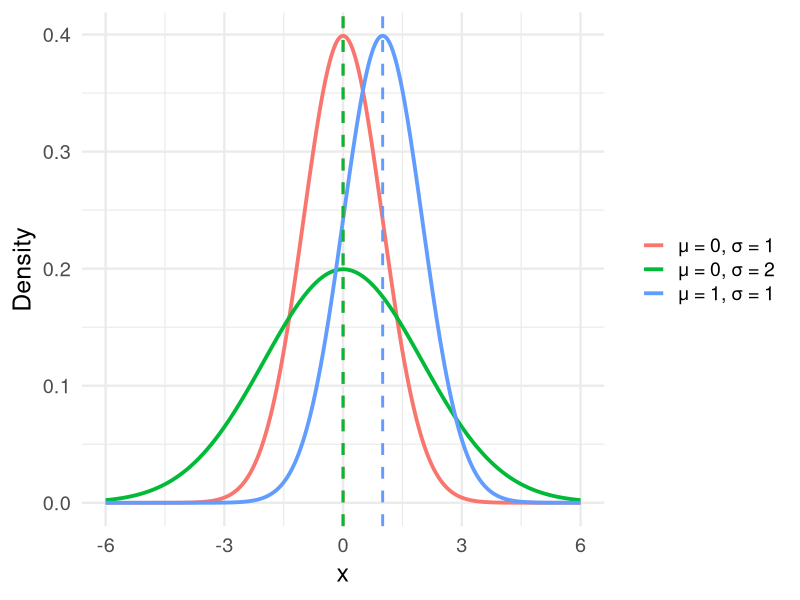
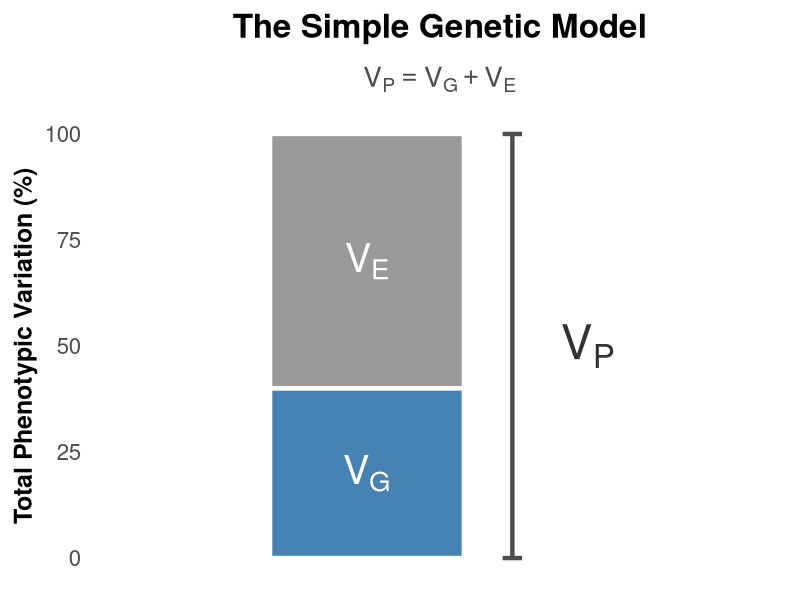
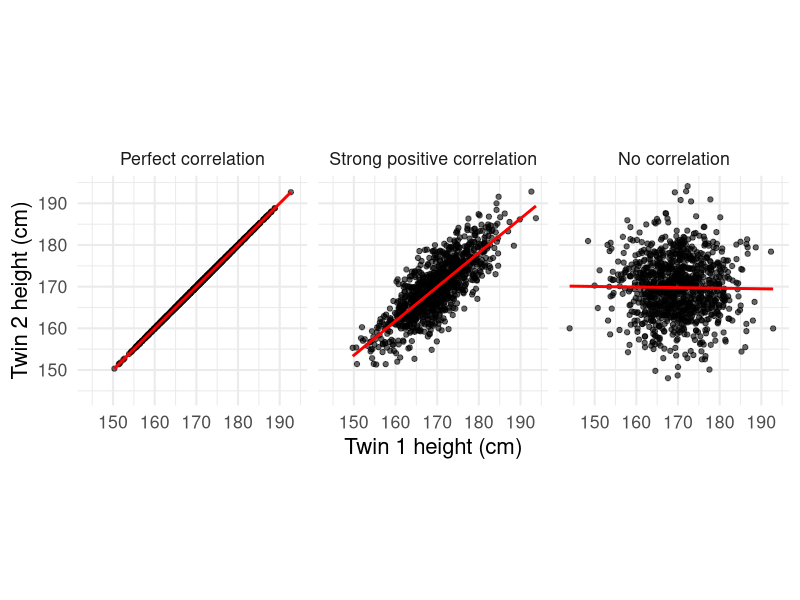
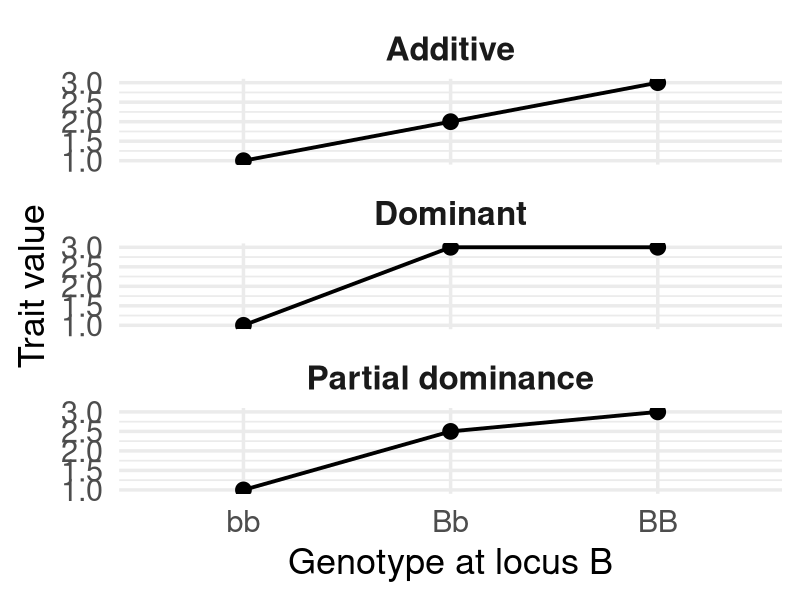
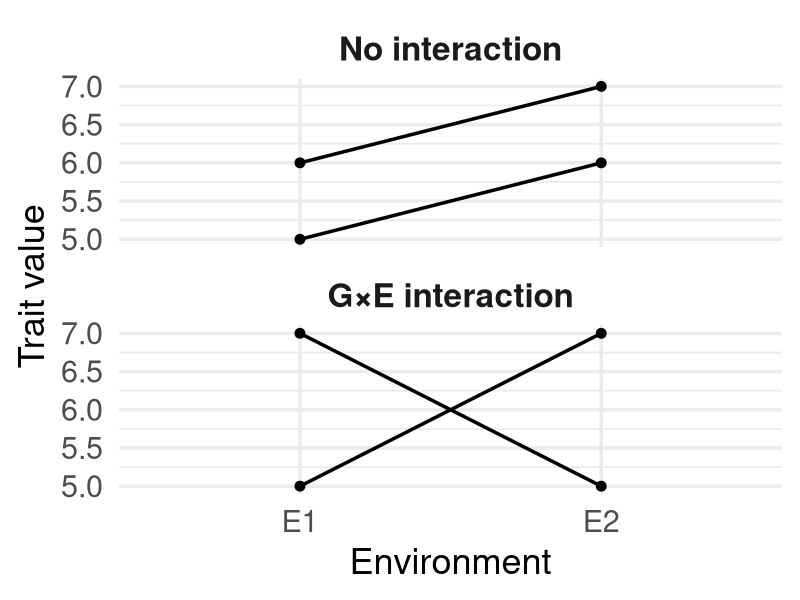
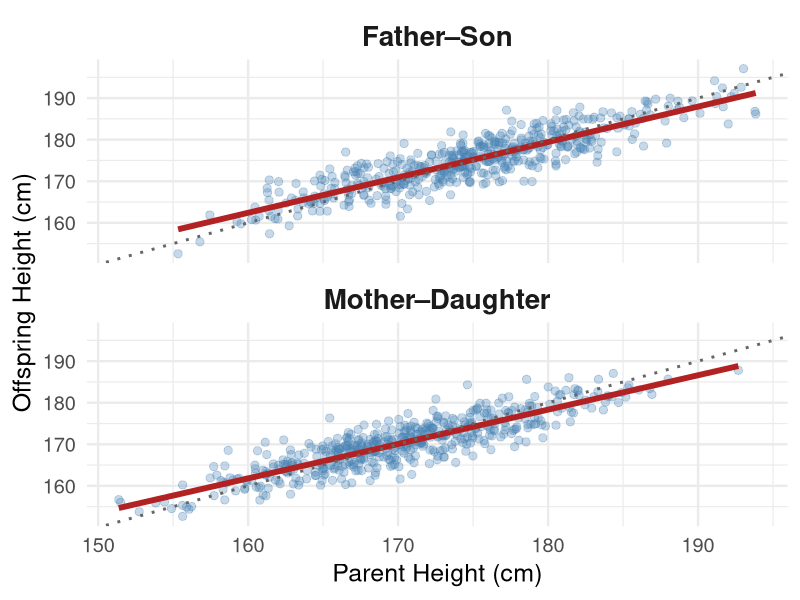
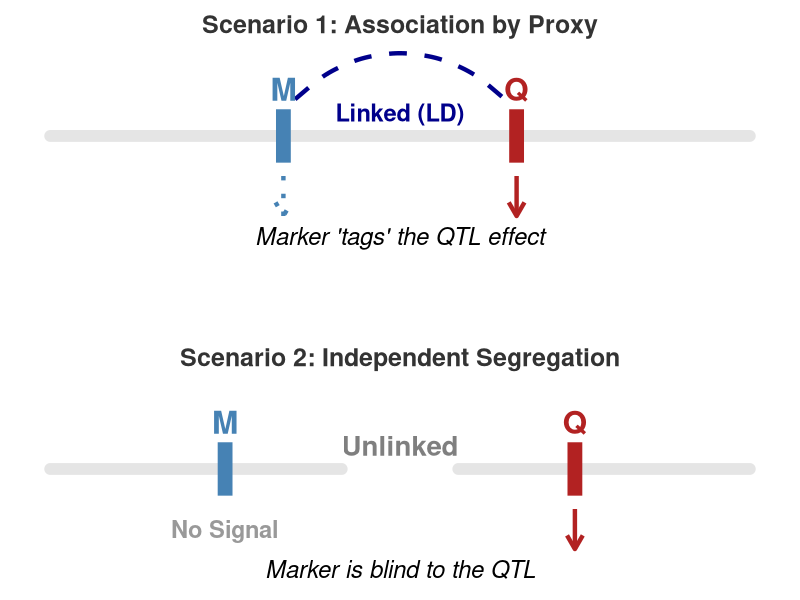
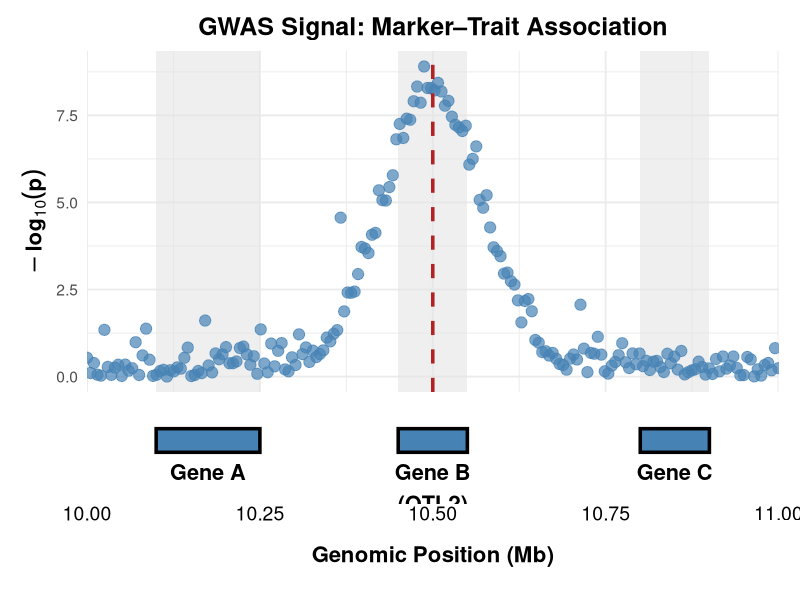

The R source for these figures, in order:
## ---- chunk 1
library(ggplot2)

params <- data.frame(
  mu = c(0, 0, 1),
  sigma = c(1, 2, 1),
  label = c("μ = 0, σ = 1",
            "μ = 0, σ = 2",
            "μ = 1, σ = 1")
)

x <- seq(-6, 6, length.out = 600)

df <- do.call(rbind, lapply(1:nrow(params), function(i) {
  mu <- params$mu[i]
  sigma <- params$sigma[i]
  data.frame(
    x = x,
    fx = dnorm(x, mean = mu, sd = sigma),
    mu = mu,
    label = params$label[i]
  )
}))

ggplot(df, aes(x, fx, color = label)) +
  geom_line(linewidth = 1.3) +
  geom_vline(aes(xintercept = mu, color = label),
             linetype = "dashed",
             linewidth = 1, show.legend=FALSE) +
  labs(
    x = "x",
    y = "Density",
    color = NULL
  ) +
  theme_minimal(base_size = 18) +
  theme(
    legend.position = "right",
    legend.text = element_text(size = 14)
  )
## ---- chunk 2
library(ggplot2)

# 1. Data Preparation
data <- data.frame(
  component = factor(c("VG", "VE"), levels = c("VE", "VG")), 
  value = c(60, 40),
  label = c("V[E]", "V[G]"),
  color_group = c("Env", "Gen")
)

# 2. Create the Plot
ggplot(data, aes(x = 1, y = value, fill = color_group)) +
  # Main Stacked Bar
  geom_col(width = 0.4, color = "white", linewidth = 1.5) +
  
  # Internal Labels (VG and VE)
  geom_text(aes(label = label),
            position = position_stack(vjust = 0.5),
            size = 10, 
            parse = TRUE,
            fontface = "bold",
            color = "white") +
  
  # External Brackets and Total (VP)
  # Vertical line for the bracket
  annotate("segment", x = 1.3, xend = 1.3, y = 0, yend = 100, 
           linewidth = 1.5, color = "grey30") +
  # Small horizontal "ticks" for the bracket
  annotate("segment", x = 1.28, xend = 1.32, y = 0, yend = 0, linewidth = 1.5, color = "grey30") +
  annotate("segment", x = 1.28, xend = 1.32, y = 100, yend = 100, linewidth = 1.5, color = "grey30") +
  # The VP Label
  annotate("text", x = 1.4, y = 50, label = "V[P]", 
           parse = TRUE, size = 12, hjust = 0, fontface = "bold", color = "grey20") +
  
  # Professional Colors
  scale_fill_manual(values = c("Gen" = "steelblue", "Env" = "grey60")) +
  
  # Titles and Scales
  labs(
    title = expression(bold(The~Simple~Genetic~Model)),
    subtitle = expression(V[P] == V[G] + V[E]),
    x = NULL,
    y = "Total Phenotypic Variation (%)"
  ) +
  
  # VITAL: Expand the right side to prevent clipping
  coord_cartesian(xlim = c(0.5, 1.8)) + 
  
  # Theme cleanup
  theme_minimal(base_size = 20) +
  theme(
    axis.text.x = element_blank(),
    axis.title.y = element_text(face = "bold", size = 18),
    plot.title = element_text(hjust = 0.5, face = "bold", size = 24),
    plot.subtitle = element_text(hjust = 0.5, size = 20, color = "grey30"),
    panel.grid = element_blank(),
    legend.position = "none",
    plot.margin = margin(10, 10, 10, 10)
  ) +
  scale_y_continuous(breaks = seq(0, 100, 25))

## ---- chunk 3
library(ggplot2)
library(MASS)

set.seed(123)

n <- 1000

mu <- c(170, 170)
sd <- 7

# Perfect correlation
Sigma_perfect <- matrix(c(sd^2, sd^2,
                          sd^2, sd^2), 2, 2)

data_perfect <- mvrnorm(n, mu, Sigma_perfect)

# Strong positive correlation (r = 0.8)
r <- 0.8
Sigma_strong <- matrix(c(sd^2, r*sd^2,
                         r*sd^2, sd^2), 2, 2)

data_strong <- mvrnorm(n, mu, Sigma_strong)

# No correlation
Sigma_none <- matrix(c(sd^2, 0,
                       0, sd^2), 2, 2)

data_none <- mvrnorm(n, mu, Sigma_none)

# Combine
df <- rbind(
  data.frame(twin1 = data_perfect[,1],
             twin2 = data_perfect[,2],
             type = "Perfect correlation"),
  data.frame(twin1 = data_strong[,1],
             twin2 = data_strong[,2],
             type = "Strong positive correlation"),
  data.frame(twin1 = data_none[,1],
             twin2 = data_none[,2],
             type = "No correlation")
)

df$type <- factor(df$type,
                  levels = c("Perfect correlation",
                             "Strong positive correlation",
                             "No correlation"))

lims <- range(c(df$twin1, df$twin2))

ggplot(df, aes(twin1, twin2)) +
  geom_point(alpha = 0.6) +
  geom_smooth(method = "lm", se = FALSE, color = "red") +
  facet_wrap(~ type) +
  coord_fixed(xlim = lims, ylim = lims) +
  labs(
    x = "Twin 1 height (cm)",
    y = "Twin 2 height (cm)"
  ) +
  theme_minimal(base_size = 16)
## ---- chunk 4

library(ggplot2)

# Data
df <- data.frame(
  genotype = rep(c("bb", "Bb", "BB"), 3),
  value = c(
    1, 2, 3,
    1, 3, 3,
    1, 2.5, 3
  ),
  model = rep(c("Additive",
                "Dominant",
                "Partial dominance"), each = 3)
)

df$genotype <- factor(df$genotype, levels = c("bb", "Bb", "BB"))

ggplot(df, aes(x = genotype, y = value, group = 1)) +
  geom_point(size = 5) +
  geom_line(linewidth = 1.3) +
  facet_wrap(~ model, ncol = 1) +
  labs(
    x = "Genotype at locus B",
    y = "Trait value"
  ) +
  theme_minimal(base_size = 26) +
  theme(
    axis.text = element_text(size = 22),
    axis.title = element_text(size = 26),
    strip.text = element_text(size = 24, face = "bold")
  )
## ---- chunk 5

library(ggplot2)

df <- rbind(
  data.frame(panel = "No interaction",
             genotype = rep(c("IL1","IL2"), each = 2),
             env = rep(c("E1","E2"), times = 2),
             value = c(6, 7, 5, 6)),     # parallel: IL1 always +1
  data.frame(panel = "G×E interaction",
             genotype = rep(c("IL1","IL2"), each = 2),
             env = rep(c("E1","E2"), times = 2),
             value = c(7, 5, 5, 7))      # crossing lines
)

df$env <- factor(df$env, levels = c("E1","E2"))
df$panel <- factor(df$panel, levels = c("No interaction", "G×E interaction"))

ggplot(df, aes(env, value, group = genotype)) +
  geom_line(linewidth = 1.2) +
  geom_point(size = 3) +
  facet_wrap(~ panel, ncol = 1) +
  labs(x = "Environment", y = "Trait value") +
  theme_minimal(base_size = 26) +
  theme(
    axis.text = element_text(size = 22),
    axis.title = element_text(size = 26),
    strip.text = element_text(size = 24, face = "bold")
  )
## ---- chunk 6
library(ggplot2)
set.seed(123)
n <- 500; h2_true <- 0.8
mother <- rnorm(n, 170, 7); father <- rnorm(n, 175, 7)
daughter <- 170 + h2_true * (mother - 170) + rnorm(n, 0, 7 * sqrt(1 - h2_true))
son <- 175 + h2_true * (father - 175) + rnorm(n, 0, 7 * sqrt(1 - h2_true))
df <- rbind(data.frame(parent = mother, offspring = daughter, pair = "Mother–Daughter"),
            data.frame(parent = father, offspring = son, pair = "Father–Son"))

ggplot(df, aes(parent, offspring)) +
  geom_point(alpha = 0.3, color = "steelblue", size = 2.5) +
  geom_smooth(method = "lm", se = FALSE, color = "firebrick", linewidth = 2) +
  geom_abline(slope = 1, intercept = 0, linetype = "dotted", color = "grey40", linewidth = 1) +
  facet_wrap(~ pair, ncol = 1) +
  theme_minimal(base_size = 18) +
  labs(x = "Parent Height (cm)", y = "Offspring Height (cm)") +
  theme(strip.text = element_text(face = "bold", size = 20))

## ---- chunk 7
library(ggplot2)
library(patchwork)

# --- GLOBAL SETTINGS FOR VISIBILITY ---
label_size <- 8       # Size for M and Q
text_size <- 6        # Size for descriptive text
title_size <- 22      # Top Title
subtitle_size <- 16   # Top Subtitle
panel_title_size <- 18 # Scenario Titles
line_thickness <- 1.5 # Chromosome and indicator lines

# 1. SCENARIO A: LINKED
p1 <- ggplot() +
  # Chromosome
  geom_segment(aes(x = 1, xend = 7, y = 0, yend = 0), linewidth = 4, color = "grey90", lineend = "round") +
  
  # LD Bridge
  annotate("curve", x = 3.1, xend = 4.9, y = 0.55, yend = 0.55, 
           curvature = -0.45, color = "darkblue", linewidth = 1.5, linetype = "dashed") +
  annotate("text", x = 4, y = 0.35, label = "Linked (LD)", size = text_size, color = "darkblue", fontface = "bold") +
  
  # Markers (M and Q)
  geom_segment(aes(x = 3, xend = 3, y = -0.4, yend = 0.4), color = "steelblue", linewidth = 5) +
  geom_segment(aes(x = 5, xend = 5, y = -0.4, yend = 0.4), color = "firebrick", linewidth = 5) +
  
  # Labels
  annotate("text", x = 3, y = 0.7, label = "M", size = label_size, color = "steelblue", fontface = "bold") +
  annotate("text", x = 5, y = 0.7, label = "Q", size = label_size, color = "firebrick", fontface = "bold") +
  
  # Trait Arrows (Scaled up)
  annotate("segment", x = 5, xend = 5, y = -0.6, yend = -1.2, 
           arrow = arrow(length = unit(0.4, "cm")), color = "firebrick", linewidth = line_thickness) +
  annotate("segment", x = 3, xend = 3, y = -0.6, yend = -1.2, 
           arrow = arrow(length = unit(0.4, "cm")), color = "steelblue", linetype = "dotted", linewidth = line_thickness) +
  annotate("text", x = 4, y = -1.5, label = "Marker 'tags' the QTL effect", size = text_size, fontface = "italic") +
  
  labs(title = "Scenario 1: Association by Proxy") +
  coord_cartesian(ylim = c(-1.7, 1.3)) + theme_void() +
  theme(plot.title = element_text(face = "bold", size = panel_title_size, hjust = 0.5, color = "grey20"))

# 2. SCENARIO B: UNLINKED
p2 <- ggplot() +
  # Two separate Chromosomes
  geom_segment(aes(x = 1, xend = 3.5, y = 0, yend = 0), linewidth = 4, color = "grey90", lineend = "round") +
  geom_segment(aes(x = 4.5, xend = 7, y = 0, yend = 0), linewidth = 4, color = "grey90", lineend = "round") +
  
  # No connection label
  annotate("text", x = 4, y = 0.35, label = "Unlinked", size = text_size + 1, color = "grey50", fontface = "bold") +
  
  # Markers
  geom_segment(aes(x = 2.5, xend = 2.5, y = -0.4, yend = 0.4), color = "steelblue", linewidth = 5) +
  geom_segment(aes(x = 5.5, xend = 5.5, y = -0.4, yend = 0.4), color = "firebrick", linewidth = 5) +
  
  # Labels
  annotate("text", x = 2.5, y = 0.7, label = "M", size = label_size, color = "steelblue", fontface = "bold") +
  annotate("text", x = 5.5, y = 0.7, label = "Q", size = label_size, color = "firebrick", fontface = "bold") +
  
  # Only Q affects trait
  annotate("segment", x = 5.5, xend = 5.5, y = -0.6, yend = -1.2, 
           arrow = arrow(length = unit(0.4, "cm")), color = "firebrick", linewidth = line_thickness) +
  annotate("text", x = 2.5, y = -0.9, label = "No Signal", size = text_size, color = "grey60", fontface = "bold") +
  annotate("text", x = 4, y = -1.5, label = "Marker is blind to the QTL", size = text_size, fontface = "italic") +
  
  labs(title = "Scenario 2: Independent Segregation") +
  coord_cartesian(ylim = c(-1.7, 1.3)) + theme_void() +
  theme(plot.title = element_text(face = "bold", size = panel_title_size, hjust = 0.5, color = "grey20"))

# 3. COMBINE
final_plot <- p1 / plot_spacer() / p2 + 
  plot_layout(heights = c(1, 0.3, 1)) +
  plot_annotation(
#    title = 'The Core Logic of GWAS',
#    subtitle = 'Markers (M) are only informative when in Linkage Disequilibrium #with a QTL (Q)',
    theme = theme(
      plot.title = element_text(size = title_size, face = "bold", hjust = 0.5),
      plot.subtitle = element_text(size = subtitle_size, hjust = 0.5, margin = margin(b=20))
    )
  )

print(final_plot)

## ---- chunk 8
library(ggplot2)
library(patchwork)
library(dplyr)

# 1. Configuration for Visibility
base_text_size <- 14  # General text size
dot_size <- 3.5       # Size of GWAS SNPs
line_width <- 1.2     # Thickness of dashed line and box borders
x_min <- 10.0
x_max <- 11.0

# 2. Simulate GWAS Data
set.seed(123)
n_snps <- 200
df <- data.frame(
  pos = seq(x_min, x_max, length.out = n_snps),
  p_val = -log10(runif(n_snps, 0, 1))
)
df$p_val <- df$p_val + exp(-(df$pos - 10.5)^2 / 0.01) * 8

# 3. Define Gene Regions
genes <- data.frame(
  name = c("Gene A", "Gene B\n(QTL?)", "Gene C"), # Added \n for better spacing
  start = c(10.1, 10.45, 10.8),
  end = c(10.25, 10.55, 10.9)
)

# 4. Create the GWAS Plot (Top)
p1 <- ggplot() +
  geom_rect(data = genes, aes(xmin = start, xmax = end, ymin = -Inf, ymax = Inf), 
            fill = "grey90", alpha = 0.6) +
  # BIGGER DOTS
  geom_point(data = df, aes(x = pos, y = p_val), color = "steelblue", alpha = 0.7, size = dot_size) +
  # THICKER DASHED LINE
  geom_vline(xintercept = 10.5, linetype = "dashed", color = "firebrick", linewidth = line_width) +
  scale_x_continuous(limits = c(x_min, x_max), expand = c(0,0)) +
  labs(title = "GWAS Signal: Marker–Trait Association", 
       y = expression(bold(-log[10](p))), x = NULL) +
  theme_minimal(base_size = base_text_size) +
  theme(axis.text.x = element_blank(),
        axis.ticks.x = element_blank(),
        axis.title.y = element_text(face = "bold", size = 16),
        plot.title = element_text(face = "bold", size = 18, hjust = 0.5))

# 5. Create the Gene Track Plot (Bottom)
p2 <- ggplot(genes) +
  # THICKER GENE BOXES
  geom_rect(aes(xmin = start, xmax = end, ymin = 0.3, ymax = 0.7), 
            fill = "steelblue", color = "black", linewidth = line_width) +
  # BIGGER GENE LABELS
  geom_text(aes(x = (start + end)/2, y = 0.1, label = name), 
            size = 5.5, fontface = "bold", vjust = 1) +
  scale_x_continuous(limits = c(x_min, x_max), expand = c(0,0)) +
  scale_y_continuous(limits = c(-0.5, 1)) + # Expanded Y to fit larger labels
  labs(x = "Genomic Position (Mb)") +
  theme_void() + 
  theme(axis.title.x = element_text(face = "bold", size = 16, margin = margin(t = 15)),
        axis.text.x = element_text(size = 14, color = "black"),
        plot.margin = margin(t = 0, r = 10, b = 20, l = 10))

# 6. Combine
final_plot <- (p1 / p2) + plot_layout(heights = c(3.5, 1))

print(final_plot)

## ---- chunk 9
library(ggplot2)
library(dplyr)

# 1. Simulate Realistic GWAS Data
set.seed(123)
n_chr <- 5
snps_per_chr <- 200
n_snps <- n_chr * snps_per_chr

df <- data.frame(
  chr = rep(1:n_chr, each = snps_per_chr),
  pos = rep(1:snps_per_chr, n_chr),
  p = runif(n_chr * snps_per_chr) # Null background
)

# 2. Add a "Skyscraper" Peak (Simulating LD around a QTL)
# Instead of 1 dot, we make a cluster of SNPs significant
peak_center <- 450 
df$p <- ifelse(abs(1:n_snps - peak_center) < 10, 
               df$p * 1e-7, # Very significant center
               ifelse(abs(1:n_snps - peak_center) < 30, 
                      df$p * 1e-3, # Moderately significant shoulders
                      df$p))

df$logp <- -log10(df$p)

# 3. Create Cumulative Position for Plotting
df <- df %>%
  mutate(cum_pos = pos + (chr - 1) * snps_per_chr)

# 4. Calculate Chromosome Center Labels
chr_labels <- df %>%
  group_by(chr) %>%
  summarize(center = mean(cum_pos))

# 5. Generate the Plot
ggplot(df, aes(x = cum_pos, y = logp, color = factor(chr %% 2))) +
  # Larger points for better visibility on slides
  geom_point(size = 2.5, alpha = 0.8) +
  
  # Genome-wide significance line (Thicker)
  geom_hline(yintercept = -log10(5e-8), linetype = "dashed", color = "firebrick", linewidth = 1.2) +
  
  # Label the significance threshold for students
  annotate("text", x = max(df$cum_pos), y = -log10(5e-8) + 0.5, 
           label = "Significance Threshold", hjust = 1, color = "firebrick", fontface = "bold", size = 5) +
  
  # Colors: Alternating professional blues/greys
  scale_color_manual(values = c("0" = "steelblue", "1" = "grey60")) +
  
  # X-axis with Chromosome numbers instead of raw position
  scale_x_continuous(breaks = chr_labels$center, labels = paste("Chr", chr_labels$chr)) +
  
  labs(
    title = "Genome-Wide Association Study (GWAS)",
    subtitle = "Manhattan Plot: Each dot represents a genetic marker (SNP)",
    x = "Genomic Position by Chromosome",
    y = expression(bold(-log[10](p)))
  ) +
  
  # Theme adjustments for big screens
  theme_minimal(base_size = 18) +
  theme(
    legend.position = "none",
    panel.grid.minor = element_blank(),
    axis.title = element_text(face = "bold"),
    plot.title = element_text(face = "bold", size = 22, hjust = 0.5),
    plot.subtitle = element_text(size = 14, hjust = 0.5, color = "grey30"),
    axis.text.x = element_text(face = "bold")
  )
